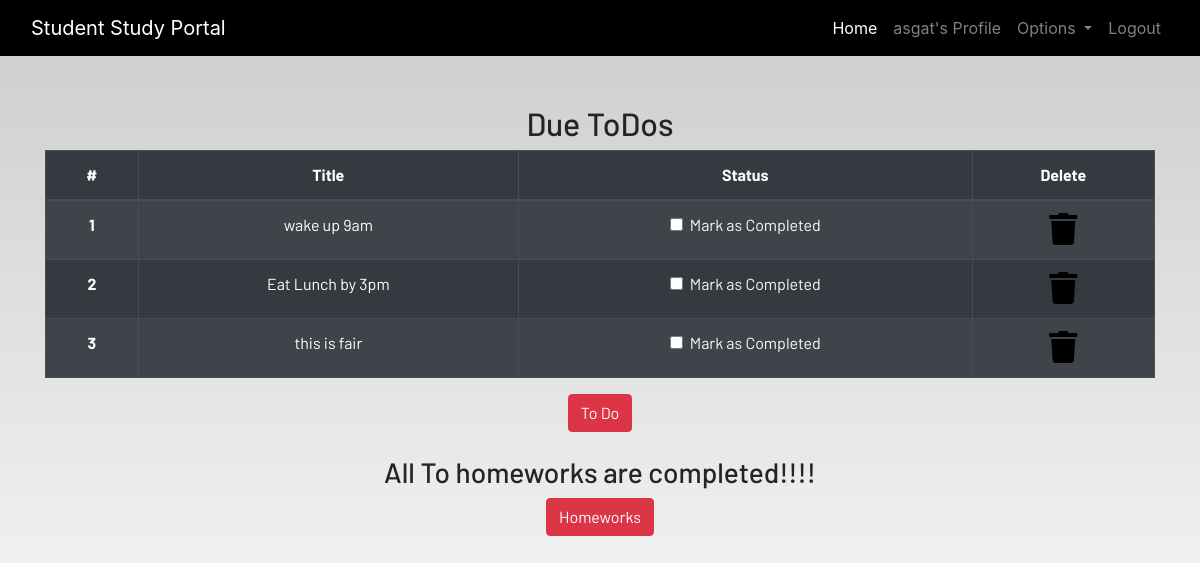
The page /profile/ (signed in) on the database as committed earlier.
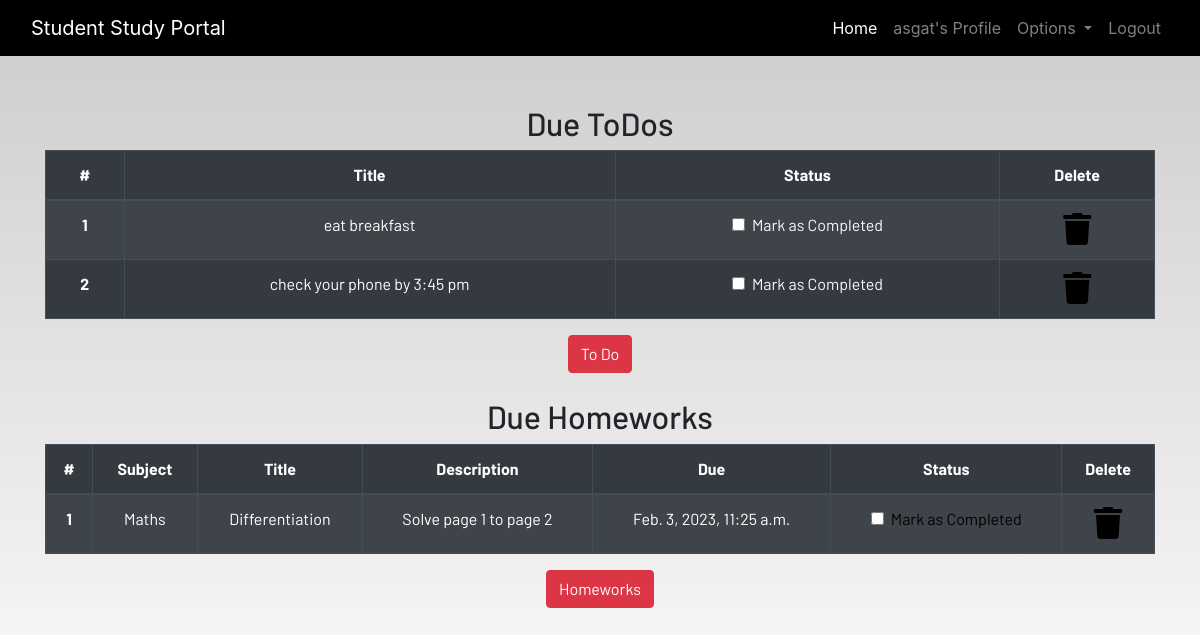
The same page on the database as committed later.
### dashboard/models.py (models this page shows, shortened)
class Todo(models.Model):
    user = models.ForeignKey(User, on_delete=models.CASCADE)
    title=models.CharField(max_length=150)
    is_finished=models.BooleanField(default=False)

class Homework(models.Model):
    user = models.ForeignKey(User, on_delete=models.CASCADE)
    subject = models.CharField(max_length=50)
    title=models.CharField(max_length=100)
    description=models.TextField()
    due=models.DateTimeField()
    is_finished=models.BooleanField(default=False)

### dashboard/views.py (the view)
# urls.py: path('profile/',userregistration_views.profile,name='profile'),
@login_required
def profile(request):
    homeworks = Homework.objects.filter(is_finished=False,user=request.user)
    todos = Todo.objects.filter(is_finished=False,user=request.user)
    if len(homeworks)==0:
        homework_done = True
    else:
        homework_done = False
    if len(todos)==0:
        todos_done = True
    else:
        todos_done = False
    context = {
        'homeworks':homeworks,
        'todos':todos,
        'homework_done':homework_done,
        'todos_done':todos_done
    }
    return render(request,"dashboard/profile.html",context)

### dashboard/templates/dashboard/profile.html (shortened to what this page needs)
{% extends 'dashboard/base.html' %} {% load static %}
{% load crispy_forms_tags%}
{% block content %}
<section class="text-center">
    <div class="container">
    {% if not todos_done %}
        <h2>Due ToDos</h2>
        <table class="table table-striped table-bordered table-hover table-dark">
            <thead>
                <tr>
                    <th scope="col">#</th>
                    <th scope="col">Title</th>
                    <th scope="col">Status</th>
                    <th scope="col">Delete</th>
                </tr>
            </thead>
            <tbody>
                {% for todo in todos %}
                <tr>
                    <th scope="row">{{forloop.counter}}</th>
                    <td>{{todo.title}}</td>
                    <td>
                        <a href="{% url 'dashboard:updatetodo' todo.id  %}">
                            <div class="form-check">
                                {% if todo.is_finished == True %}
                                <input class="form-check-input" type="checkbox" value="" checked>
                                {%else%}
                                <input class="form-check-input" type="checkbox" value="">
                                {% endif%}
                                <label class="form-check-label text-light" for="flexCheckDefault">
                                    Mark as Completed
                                </label>
                            </div>
                        </a>
                    </td>
                    <td><a href="{% url 'dashboard:deltodo' todo.id %}"><i class="fa fa-trash fa-2x"></i></a></td>
                </tr>
                {% endfor %}
            </tbody>
        </table>
    {% else %}
        <h3>All To dos are completed!!!!</h3>
    {% endif %}
        <a href="{% url 'dashboard:todo' %}" class="btn btn-danger">To Do</a>
        <br><br>
        {% if not homework_done %}
        <h2>Due Homeworks</h2>
        <table class="table table-striped table-bordered table-hover table-dark">
            <thead>
                <tr>
                    <th scope="col">#</th>
                    <th scope="col">Subject</th>
                    <th scope="col">Title</th>
                    <th scope="col">Description</th>
                    <th scope="col">Due</th>
                    <th scope="col">Status</th>
                    <th scope="col">Delete</th>
                </tr>
            </thead>
            <tbody>
                {% for homework in homeworks %}
                <tr>
                    <th scope="row">{{forloop.counter}}</th>
                    <td>{{homework.subject}}</td>
                    <td>{{homework.title}}</td>
                    <td>{{homework.description}}</td>
                    <td>{{homework.due}}</td>
                    <td>
                        <a href="{% url 'dashboard:updatehomework' homework.id %}">
                            <div class="form-check">
                                {% if homework.is_finished == True %}
                                <input class="form-check-input" type="checkbox" value="" checked>
                                {%else%}
                                <input class="form-check-input" type="checkbox" value=">
                                {% endif %}
                                <label class="form-check-label text-light" for="flexCheckDefault">
                                    Mark as Completed
                            </div>
                        </a>
                    </td>
                    <td><a href="{% url 'dashboard:delhomework' homework.id %}"><i class="fa fa-trash fa-2x"></i></a></td>
                </tr>
                {% endfor %}
            </tbody>
        </table>
        {% else %}
        <h3>All To homeworks are completed!!!!</h3>
        {% endif %}
        <a href="{% url 'dashboard:homework' %}" class="btn btn-danger">Homeworks</a>
    </div>
</section>
{% endblock content %}

Rows that differ between the two databases and show on the page:
no longer on this page (row edited): Todo: title "wake up 9am"
removed Todo: title "Eat Lunch by 3pm"
removed Todo: title "this is fair"
now on this page (row edited): Todo: title "eat breakfast"
now on this page (row edited): Todo: title "check your phone by 3:45 pm"
now on this page (row edited): Homework: subject "Maths", title "Differentiation", description "Solve page 1 to page 2", due "Feb. 3, 2023, 11:25 a.m."
Other text that changed with them:
text no longer shown: "All To homeworks are completed!!!!"
text now shown: "Due Homeworks # Subject Title Description Due Status Delete"
